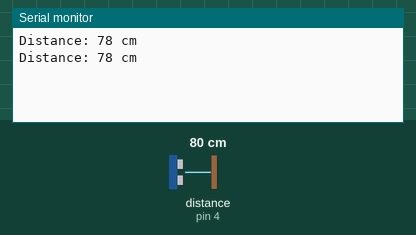
Recording of a sketch running on a simulated Arduino Uno, built with avr-gcc and run on an emulated ATmega328P. On the bench: the last lines printed to the serial monitor. Wiring (inferred from the names in the program): ultrasonic range finder: trigger pin 2; echo pin 4. Inputs (shaded band) come from the test bench; at power-on: distance to the obstacle (sensor on pin 4) 80 cm. The echo pulse lasts 58.3 µs per cm.

Above: at 1.8 s.
1.9 s: distance to the obstacle (sensor on pin 4) set to 2 cm
At 2.8 s:
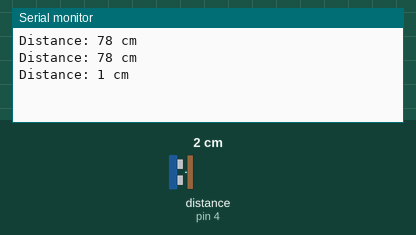
3.4 s: distance to the obstacle (sensor on pin 4) set to 4 cm
At 4.8 s:
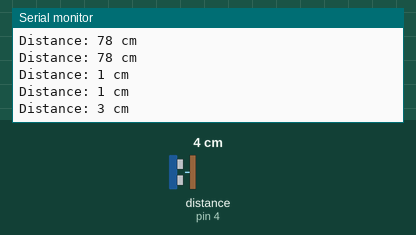
Timing chart, 0 to 6.4 s (numbered marks = the images above; inputs shaded):
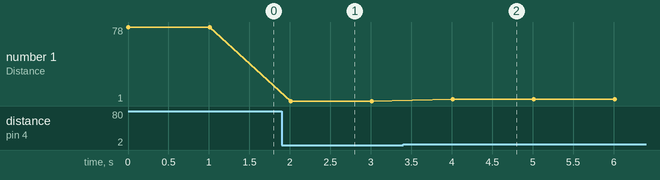

Measured:
- after the input at 1.9 s, the serial monitor: prints a new line after 0.11 s (image 1)
- after the input at 3.4 s, the serial monitor: prints a new line after 0.61 s (image 2)
- plotted number 1: 78 → 1 after the input at 1.9 s, 1 → 3 after the input at 3.4 s

The sketch:

program.ino
```cpp
// C++ code
// Ne pas prendre en compte les erreurs sur un ide qui n'est pas celui de l'arduino

// Ici je déclare mes variable et mes librairie
long duree;					// Déclaration de la variable duree en entier long
long distance;				// Déclaration de la variable distance en entier long

int trigger = 2;			// Définition de la broche trigger du capteur de distance par ultrason sur le pin 2
int echo = 4;				// Définition de la broche echo du capteur de distance par ultrason sur le pin 4

// Ici, ce code ne s'execute qu'une seule fois
void setup() {
  pinMode(trigger, OUTPUT);	// Initialisation de la broche trigger en sortie
  pinMode(echo, INPUT);		// Initialisation de la broche echo en entree
  Serial.begin(9600);		// Initialise le moniteur serie pour afficher des message ( avec vitesse de transmission de 9600 baud)
}

// Ici, la boucle s'effectue indéfiniement
void loop() {

  // Envoie d'un signal carré sur le trigger afin de déclencher une mesure
  digitalWrite(trigger, LOW);	// fermer le courant sur le trigger
  delayMicroseconds(2);			// attendre 2 micro seconde
  digitalWrite(trigger, HIGH);	// ouvrir le courant sur le trigger
  delayMicroseconds(2);			// attendre 2 micro seconde
  digitalWrite(trigger, LOW);	// fermer le courant sur le trigger

  // Une fois que la broche echo reçcoit un signal, la broche echo va envoyer un courant a la carte arduino
  // et la fonction pulseIn va calculer le temps entre le passage de LOW a HIGH pour la broche echo
  //(en microseconde)
  duree = pulseIn(echo, HIGH);

  // Calcul de la distance en centimètres à partir de la durée (temps de vol de l'onde ultrasonique aller-retour)
  // On utilise la formule : distance = (vitesse du son * durée) / 2
  // Ici, on prend la vitesse du son dans l'air : 340 m/s
  // On convertit la durée en secondes (duree/1000000) et la distance en centimètres (en multipliant par 100)
  // On divise par 2 car le temps de vol est aller-retour, donc la distance est parcourue deux fois
  distance = duree * 340 / (2 * 10000);

  // Affichage de la distance calculée sur le moniteur série
  Serial.print("Distance: ");
  Serial.print(distance);
  Serial.println(" cm");

  // Attendre 1 seconde avant de répéter la mesure
  delay(1000);
}
```
